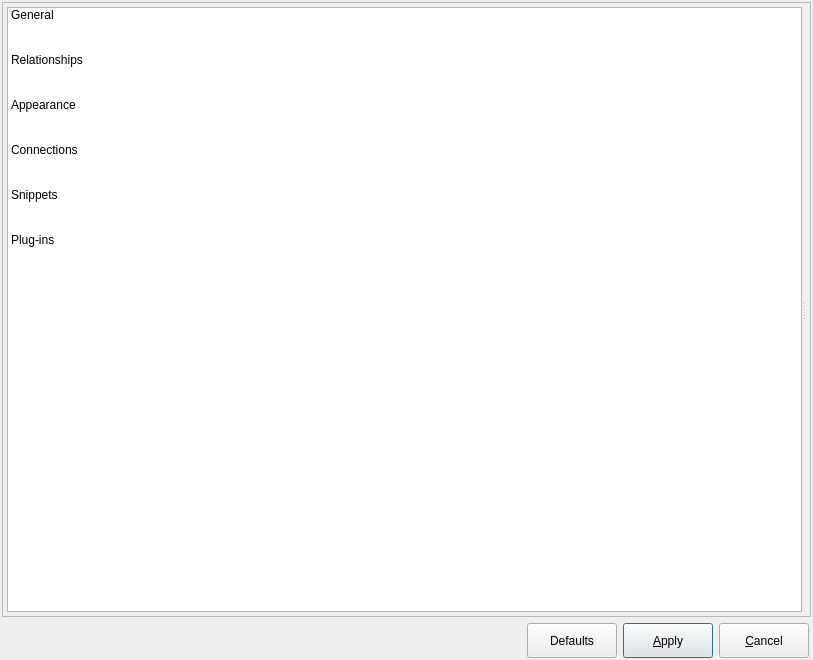
<?xml version="1.0" encoding="UTF-8"?>
<ui version="4.0">
 <class>ConfigurationForm</class>
 <widget class="QDialog" name="ConfigurationForm">
  <property name="windowModality">
   <enum>Qt::ApplicationModal</enum>
  </property>
  <property name="geometry">
   <rect>
    <x>0</x>
    <y>0</y>
    <width>813</width>
    <height>660</height>
   </rect>
  </property>
  <property name="sizePolicy">
   <sizepolicy hsizetype="Fixed" vsizetype="Fixed">
    <horstretch>0</horstretch>
    <verstretch>0</verstretch>
   </sizepolicy>
  </property>
  <property name="minimumSize">
   <size>
    <width>800</width>
    <height>660</height>
   </size>
  </property>
  <property name="windowTitle">
   <string>pgModeler Configuration</string>
  </property>
  <property name="windowIcon">
   <iconset resource="../res/resources.qrc">
    <normaloff>:/icons/icons/pgsqlModeler48x48.png</normaloff>:/icons/icons/pgsqlModeler48x48.png</iconset>
  </property>
  <layout class="QGridLayout" name="gridLayout_2">
   <property name="leftMargin">
    <number>2</number>
   </property>
   <property name="topMargin">
    <number>2</number>
   </property>
   <property name="rightMargin">
    <number>2</number>
   </property>
   <property name="bottomMargin">
    <number>2</number>
   </property>
   <item row="0" column="0" colspan="3">
    <widget class="QFrame" name="frame">
     <property name="sizePolicy">
      <sizepolicy hsizetype="Preferred" vsizetype="Preferred">
       <horstretch>0</horstretch>
       <verstretch>0</verstretch>
      </sizepolicy>
     </property>
     <property name="frameShape">
      <enum>QFrame::StyledPanel</enum>
     </property>
     <property name="frameShadow">
      <enum>QFrame::Raised</enum>
     </property>
     <layout class="QGridLayout" name="gridLayout">
      <property name="leftMargin">
       <number>4</number>
      </property>
      <property name="topMargin">
       <number>4</number>
      </property>
      <property name="rightMargin">
       <number>4</number>
      </property>
      <property name="bottomMargin">
       <number>4</number>
      </property>
      <property name="spacing">
       <number>6</number>
      </property>
      <item row="0" column="0">
       <widget class="QSplitter" name="splitter">
        <property name="orientation">
         <enum>Qt::Horizontal</enum>
        </property>
        <property name="handleWidth">
         <number>4</number>
        </property>
        <property name="childrenCollapsible">
         <bool>false</bool>
        </property>
        <widget class="QListWidget" name="icons_lst">
         <property name="sizePolicy">
          <sizepolicy hsizetype="Fixed" vsizetype="Expanding">
           <horstretch>0</horstretch>
           <verstretch>0</verstretch>
          </sizepolicy>
         </property>
         <property name="minimumSize">
          <size>
           <width>160</width>
           <height>0</height>
          </size>
         </property>
         <property name="maximumSize">
          <size>
           <width>16777215</width>
           <height>16777215</height>
          </size>
         </property>
         <property name="frameShape">
          <enum>QFrame::StyledPanel</enum>
         </property>
         <property name="verticalScrollBarPolicy">
          <enum>Qt::ScrollBarAlwaysOff</enum>
         </property>
         <property name="horizontalScrollBarPolicy">
          <enum>Qt::ScrollBarAlwaysOff</enum>
         </property>
         <property name="autoScroll">
          <bool>false</bool>
         </property>
         <property name="autoScrollMargin">
          <number>16</number>
         </property>
         <property name="editTriggers">
          <set>QAbstractItemView::NoEditTriggers</set>
         </property>
         <property name="showDropIndicator" stdset="0">
          <bool>false</bool>
         </property>
         <property name="dragDropMode">
          <enum>QAbstractItemView::DragOnly</enum>
         </property>
         <property name="defaultDropAction">
          <enum>Qt::IgnoreAction</enum>
         </property>
         <property name="alternatingRowColors">
          <bool>false</bool>
         </property>
         <property name="selectionBehavior">
          <enum>QAbstractItemView::SelectItems</enum>
         </property>
         <property name="iconSize">
          <size>
           <width>32</width>
           <height>32</height>
          </size>
         </property>
         <property name="textElideMode">
          <enum>Qt::ElideLeft</enum>
         </property>
         <property name="movement">
          <enum>QListView::Snap</enum>
         </property>
         <property name="flow">
          <enum>QListView::TopToBottom</enum>
         </property>
         <property name="isWrapping" stdset="0">
          <bool>false</bool>
         </property>
         <property name="resizeMode">
          <enum>QListView::Adjust</enum>
         </property>
         <property name="layoutMode">
          <enum>QListView::SinglePass</enum>
         </property>
         <property name="spacing">
          <number>5</number>
         </property>
         <property name="gridSize">
          <size>
           <width>0</width>
           <height>45</height>
          </size>
         </property>
         <property name="viewMode">
          <enum>QListView::ListMode</enum>
         </property>
         <property name="modelColumn">
          <number>0</number>
         </property>
         <property name="uniformItemSizes">
          <bool>true</bool>
         </property>
         <property name="batchSize">
          <number>1</number>
         </property>
         <property name="wordWrap">
          <bool>false</bool>
         </property>
         <property name="selectionRectVisible">
          <bool>false</bool>
         </property>
         <property name="currentRow">
          <number>-1</number>
         </property>
         <item>
          <property name="text">
           <string>General</string>
          </property>
          <property name="textAlignment">
           <set>AlignLeading|AlignVCenter</set>
          </property>
          <property name="icon">
           <iconset resource="../res/resources.qrc">
            <normaloff>:/icons/icons/config.png</normaloff>:/icons/icons/config.png</iconset>
          </property>
          <property name="flags">
           <set>ItemIsSelectable|ItemIsEnabled</set>
          </property>
         </item>
         <item>
          <property name="text">
           <string>Relationships</string>
          </property>
          <property name="icon">
           <iconset resource="../res/resources.qrc">
            <normaloff>:/icons/icons/relationshiptv.png</normaloff>:/icons/icons/relationshiptv.png</iconset>
          </property>
          <property name="flags">
           <set>ItemIsSelectable|ItemIsUserCheckable|ItemIsEnabled</set>
          </property>
         </item>
         <item>
          <property name="text">
           <string>Appearance</string>
          </property>
          <property name="textAlignment">
           <set>AlignLeading|AlignVCenter</set>
          </property>
          <property name="icon">
           <iconset resource="../res/resources.qrc">
            <normaloff>:/icons/icons/appearance.png</normaloff>:/icons/icons/appearance.png</iconset>
          </property>
          <property name="flags">
           <set>ItemIsSelectable|ItemIsEnabled</set>
          </property>
         </item>
         <item>
          <property name="text">
           <string>Connections</string>
          </property>
          <property name="textAlignment">
           <set>AlignLeading|AlignVCenter</set>
          </property>
          <property name="icon">
           <iconset resource="../res/resources.qrc">
            <normaloff>:/icons/icons/connection.png</normaloff>:/icons/icons/connection.png</iconset>
          </property>
          <property name="flags">
           <set>ItemIsSelectable|ItemIsEnabled</set>
          </property>
         </item>
         <item>
          <property name="text">
           <string>Snippets</string>
          </property>
          <property name="icon">
           <iconset resource="../res/resources.qrc">
            <normaloff>:/icons/icons/codesnippet.png</normaloff>:/icons/icons/codesnippet.png</iconset>
          </property>
          <property name="flags">
           <set>ItemIsSelectable|ItemIsUserCheckable|ItemIsEnabled</set>
          </property>
         </item>
         <item>
          <property name="text">
           <string>Plug-ins</string>
          </property>
          <property name="textAlignment">
           <set>AlignLeading|AlignVCenter</set>
          </property>
          <property name="icon">
           <iconset resource="../res/resources.qrc">
            <normaloff>:/icons/icons/plugins.png</normaloff>:/icons/icons/plugins.png</iconset>
          </property>
          <property name="flags">
           <set>ItemIsSelectable|ItemIsEnabled</set>
          </property>
         </item>
        </widget>
        <widget class="QStackedWidget" name="confs_stw">
         <property name="sizePolicy">
          <sizepolicy hsizetype="Expanding" vsizetype="Expanding">
           <horstretch>0</horstretch>
           <verstretch>0</verstretch>
          </sizepolicy>
         </property>
         <property name="minimumSize">
          <size>
           <width>0</width>
           <height>0</height>
          </size>
         </property>
         <property name="maximumSize">
          <size>
           <width>16777215</width>
           <height>16777215</height>
          </size>
         </property>
         <property name="layoutDirection">
          <enum>Qt::LeftToRight</enum>
         </property>
         <property name="currentIndex">
          <number>-1</number>
         </property>
        </widget>
       </widget>
      </item>
     </layout>
    </widget>
   </item>
   <item row="1" column="2">
    <layout class="QHBoxLayout" name="horizontalLayout">
     <property name="sizeConstraint">
      <enum>QLayout::SetDefaultConstraint</enum>
     </property>
     <property name="rightMargin">
      <number>2</number>
     </property>
     <item>
      <spacer name="hspacer">
       <property name="orientation">
        <enum>Qt::Horizontal</enum>
       </property>
       <property name="sizeType">
        <enum>QSizePolicy::Expanding</enum>
       </property>
       <property name="sizeHint" stdset="0">
        <size>
         <width>200</width>
         <height>27</height>
        </size>
       </property>
      </spacer>
     </item>
     <item>
      <widget class="QPushButton" name="defaults_btn">
       <property name="sizePolicy">
        <sizepolicy hsizetype="Preferred" vsizetype="Preferred">
         <horstretch>0</horstretch>
         <verstretch>0</verstretch>
        </sizepolicy>
       </property>
       <property name="minimumSize">
        <size>
         <width>90</width>
         <height>35</height>
        </size>
       </property>
       <property name="maximumSize">
        <size>
         <width>16777215</width>
         <height>16777215</height>
        </size>
       </property>
       <property name="text">
        <string>Defaults</string>
       </property>
       <property name="icon">
        <iconset resource="../res/resources.qrc">
         <normaloff>:/icons/icons/defaults.png</normaloff>:/icons/icons/defaults.png</iconset>
       </property>
       <property name="iconSize">
        <size>
         <width>22</width>
         <height>22</height>
        </size>
       </property>
       <property name="autoDefault">
        <bool>false</bool>
       </property>
       <property name="default">
        <bool>false</bool>
       </property>
      </widget>
     </item>
     <item>
      <widget class="QPushButton" name="apply_btn">
       <property name="sizePolicy">
        <sizepolicy hsizetype="Preferred" vsizetype="Preferred">
         <horstretch>0</horstretch>
         <verstretch>0</verstretch>
        </sizepolicy>
       </property>
       <property name="minimumSize">
        <size>
         <width>90</width>
         <height>35</height>
        </size>
       </property>
       <property name="maximumSize">
        <size>
         <width>16777215</width>
         <height>16777215</height>
        </size>
       </property>
       <property name="text">
        <string>&amp;Apply</string>
       </property>
       <property name="icon">
        <iconset resource="../res/resources.qrc">
         <normaloff>:/icons/icons/confirm.png</normaloff>:/icons/icons/confirm.png</iconset>
       </property>
       <property name="iconSize">
        <size>
         <width>22</width>
         <height>22</height>
        </size>
       </property>
       <property name="default">
        <bool>true</bool>
       </property>
      </widget>
     </item>
     <item>
      <widget class="QPushButton" name="cancel_btn">
       <property name="sizePolicy">
        <sizepolicy hsizetype="Preferred" vsizetype="Preferred">
         <horstretch>0</horstretch>
         <verstretch>0</verstretch>
        </sizepolicy>
       </property>
       <property name="minimumSize">
        <size>
         <width>90</width>
         <height>35</height>
        </size>
       </property>
       <property name="maximumSize">
        <size>
         <width>16777215</width>
         <height>16777215</height>
        </size>
       </property>
       <property name="text">
        <string>&amp;Cancel</string>
       </property>
       <property name="icon">
        <iconset resource="../res/resources.qrc">
         <normaloff>:/icons/icons/close1.png</normaloff>:/icons/icons/close1.png</iconset>
       </property>
       <property name="iconSize">
        <size>
         <width>22</width>
         <height>22</height>
        </size>
       </property>
       <property name="flat">
        <bool>false</bool>
       </property>
      </widget>
     </item>
    </layout>
   </item>
   <item row="1" column="0">
    <widget class="QLabel" name="label">
     <property name="sizePolicy">
      <sizepolicy hsizetype="Preferred" vsizetype="Fixed">
       <horstretch>0</horstretch>
       <verstretch>0</verstretch>
      </sizepolicy>
     </property>
     <property name="text">
      <string/>
     </property>
     <property name="pixmap">
      <pixmap resource="../res/resources.qrc">:/images/images/pgmodeler_name.png</pixmap>
     </property>
    </widget>
   </item>
  </layout>
 </widget>
 <resources>
  <include location="../res/resources.qrc"/>
 </resources>
 <connections/>
</ui>
